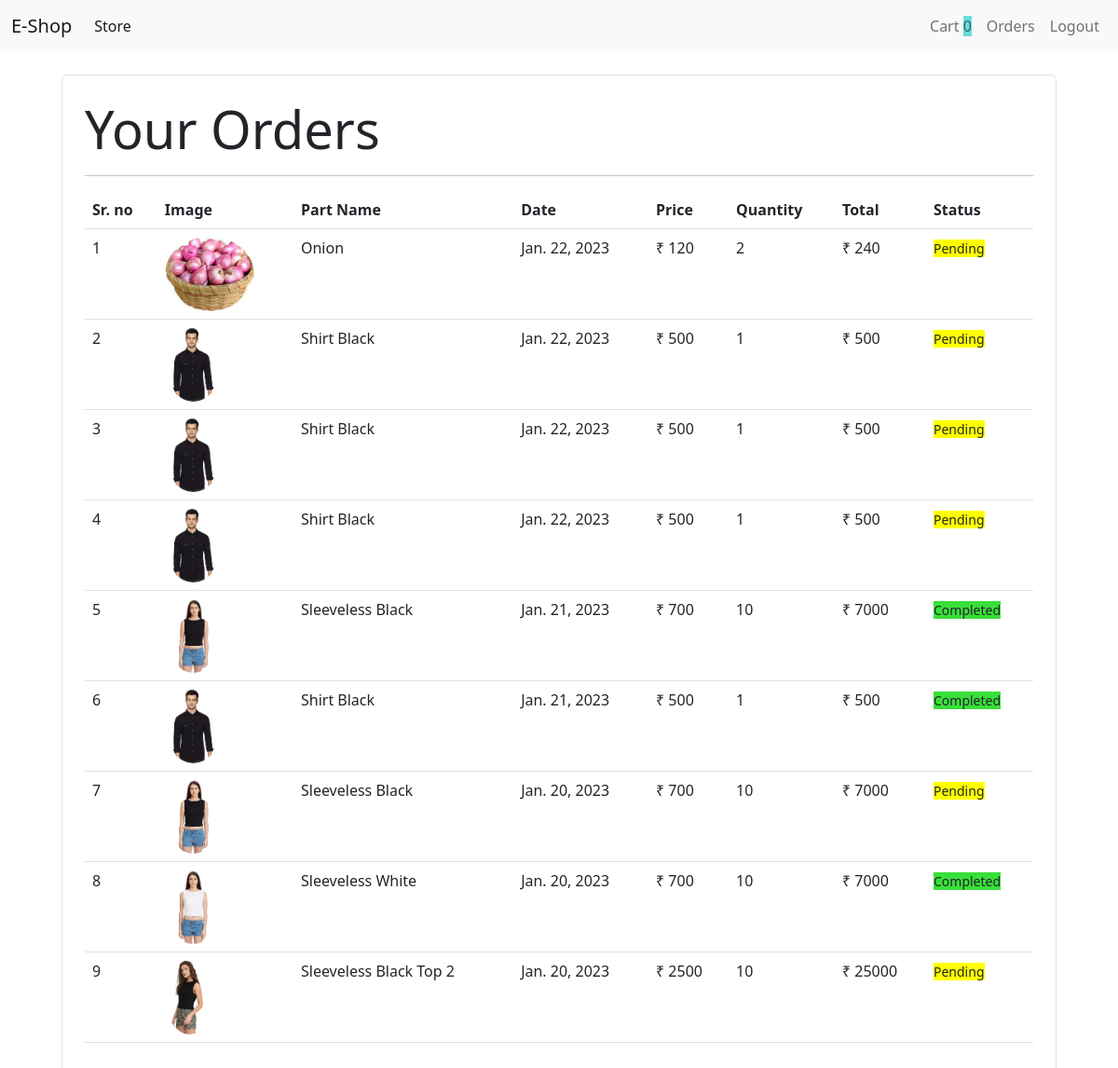
Page /orders (signed in) on the committed database.
### Store/models/orders.py (models this page shows, shortened)
class Order(models.Model):
 product=models.ForeignKey(Product, on_delete=models.CASCADE)
 customer=models.ForeignKey(Customer, on_delete=models.CASCADE)
 quantity=models.IntegerField(default=1)
 price=models.IntegerField()
 address=models.CharField(max_length=50, default='', blank=True)
 phone=models.CharField(max_length=50, default='', blank=True)
 date=models.DateField(default=datetime.datetime.today)
 status=models.BooleanField(default=False)
 @staticmethod
 def get_orders_by_customer(customer_id):
   return Order.objects.filter(customer=customer_id).order_by("-date")

### Store/models/product.py (models this page shows, shortened)
class Product(models.Model):
    name=models.CharField(max_length=50)
    price=models.IntegerField(default=0)
    category=models.ForeignKey(Category, on_delete=models.CASCADE, default=1)
    description=models.CharField(max_length=200 , default='', null=True, blank=True)
    image=models.ImageField(upload_to='uploads/products/')

### Store/middleware/auth.py (the view)
    def middleware(request):
       returnUrl=request.META['PATH_INFO']
       print(request.META['PATH_INFO'])
       if not request.session.get('customer'):
         return redirect(f'login?return_url={returnUrl}')
       response = get_response(request)
       return response

### Store/templatetags/custom_filter.py (called while the page is built)
@register.filter(name="currency")
def currency(number):
   return "₹ "+str(number)

@register.filter(name="multiply")
def multiply(number1, number2):
   return number1*number2

### Store/views/orders.py (called while the page is built)
    def get(self, request):
     customer=request.session.get('customer')
     orders=Order.get_orders_by_customer(customer)
     print(orders)
     return render(request, "orders.html", {"orders": orders})

### Store/templates/orders.html
{% extends 'base.html' %}
{% block content %}
{% load cart %}
{% load custom_filter %}
<div class="container">
<div class="border rounded p-4 m-4">
    <p class="display-4 pl-4 ml-4">Your Orders</p>
    <hr>
    <table class="table">
        <thead>
            <tr>
                <th>Sr. no</th>
                <th>Image</th>
                <th>Part Name</th>
                <th>Date</th>
                <th>Price</th>
                <th>Quantity</th>
                <th>Total</th>
                <th>Status</th>
            </tr>
        </thead>
        <tbody>
            {% for order in orders %}
            <tr>
                <td>{{forloop.counter}}</td>
                <td><img style="height:80px;" class="rounded-circle" src="{{order.product.image.url}}" alt=""></td>
                <td>{{order.product.name}}</td>
                <td>{{order.date}}</td>
                <td>{{order.price|currency}}</td>
                <td>{{order.quantity}}</td>
                <td>{{order.quantity|multiply:order.price|currency}}</td>
                {% if order.status %}
                <td><small style="background-color: rgb(57, 223, 57);">Completed</small></td>
                {% else %}
                <td><small style="background-color: yellow;">Pending</small></td>
                {% endif %}
            </tr>
           {% endfor %}
        </tbody>
    </table>
</div>
</div>
{% endblock %}

### Store/templates/base.html (shortened to what this page needs)
<!doctype html>
<html lang="en">
  <head>
    <link href="https://cdn.jsdelivr.net/npm/bootstrap@5.2.2/dist/css/bootstrap.min.css" rel="stylesheet"
>
 </head>
  <body>
    <nav class="navbar navbar-expand-lg bg-light">
      <div class="container-fluid">
        <a class="navbar-brand" href="/">E-Shop</a>
        <div class="collapse navbar-collapse" id="navbarSupportedContent">
          <ul class="navbar-nav me-auto mb-2 mb-lg-0">
            <li class="nav-item">
              <a class="nav-link active" aria-current="page" href="/">Store</a>
          </ul>
          <ul class="navbar-nav my-2 my-lg-0">
            <li class="nav-item">
              <a class="nav-link " aria-current="page" href="/cart">Cart
                <span style="background-color:rgb(108, 219, 219)">{{request.session.cart.keys|length}}</span>
              </a>
            </li>
          {% if request.session.customer %}
            <li class="nav-item">
              <a class="nav-link " aria-current="page" href="/orders">Orders</a>
            </li>
            <li class="nav-item">
              <a class="nav-link " aria-current="page" href="/logout">Logout</a>
            </li>
          {% endif %}
          </ul>
        </div>
      </div>
    </nav>
    {% block content %}{% endblock %}
  </body>
</html>

### rows in the picture
Order: product.image (picture), product.name "Onion", date "Jan. 22, 2023", price "₹ 120", quantity "2", quantity|multiply "₹ 240", status "Pending"
Order: product.image (picture), product.name "Shirt Black", date "Jan. 22, 2023", price "₹ 500", quantity "1", quantity|multiply "₹ 500", status "Pending"
Order: product.image (picture), product.name "Shirt Black", date "Jan. 22, 2023", price "₹ 500", quantity "1", quantity|multiply "₹ 500", status "Pending"
Order: product.image (picture), product.name "Shirt Black", date "Jan. 22, 2023", price "₹ 500", quantity "1", quantity|multiply "₹ 500", status "Pending"
Order: product.image (picture), product.name "Sleeveless Black", date "Jan. 21, 2023", price "₹ 700", quantity "10", quantity|multiply "₹ 7000", status "Completed"
Order: product.image (picture), product.name "Shirt Black", date "Jan. 21, 2023", price "₹ 500", quantity "1", quantity|multiply "₹ 500", status "Completed"
Order: product.image (picture), product.name "Sleeveless Black", date "Jan. 20, 2023", price "₹ 700", quantity "10", quantity|multiply "₹ 7000", status "Pending"
Order: product.image (picture), product.name "Sleeveless White", date "Jan. 20, 2023", price "₹ 700", quantity "10", quantity|multiply "₹ 7000", status "Completed"
Order: product.image (picture), product.name "Sleeveless Black Top 2", date "Jan. 20, 2023", price "₹ 2500", quantity "10", quantity|multiply "₹ 25000", status "Pending"

### other values in the picture
{{ request.session.cart.keys|length }} "0"
